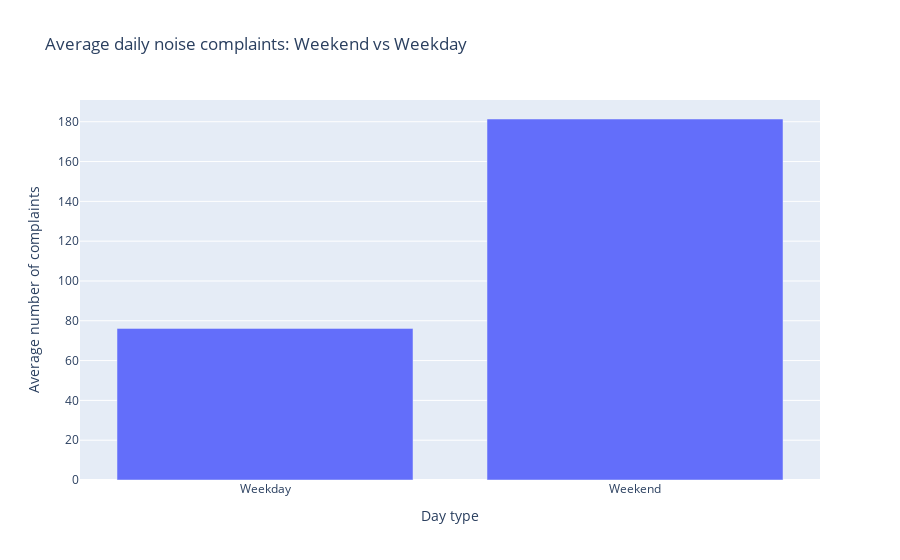

This figure's notebook cell:
### Markdown cell above
## Visualizing the pattern

Finally, I plot the daily complaint counts over time and compare weekdays with weekends.
The charts help show visually how weekend days tend to have many more complaints than weekdays.

### Code cell
fig = px.bar(
    weekend_stats,
    x="day_type",
    y="mean",
    title="Average daily noise complaints: Weekend vs Weekday",
    labels={"mean": "Average number of complaints", "day_type": "Day type"},
)
fig.show()

### Figure 1 — Plotly figure (JSON) as saved in the notebook; plotly's stock layout.template omitted (floating-point values rounded to 4 significant figures)
{"data": [{"hovertemplate": "Day type=%{x}<br>Average number of complaints=%{y}<extra></extra>", "legendgroup": "", "marker": {"color": "#636efa", "pattern": {"shape": ""}}, "name": "", "orientation": "v", "showlegend": false, "textposition": "auto", "type": "bar", "x": ["Weekday", "Weekend"], "xaxis": "x", "y": [76.18, 181.4], "yaxis": "y"}], "layout": {"barmode": "relative", "legend": {"tracegroupgap": 0}, "title": {"text": "Average daily noise complaints: Weekend vs Weekday"}, "xaxis": {"anchor": "y", "domain": [0, 1], "title": {"text": "Day type"}}, "yaxis": {"anchor": "x", "domain": [0, 1], "title": {"text": "Average number of complaints"}}}}
